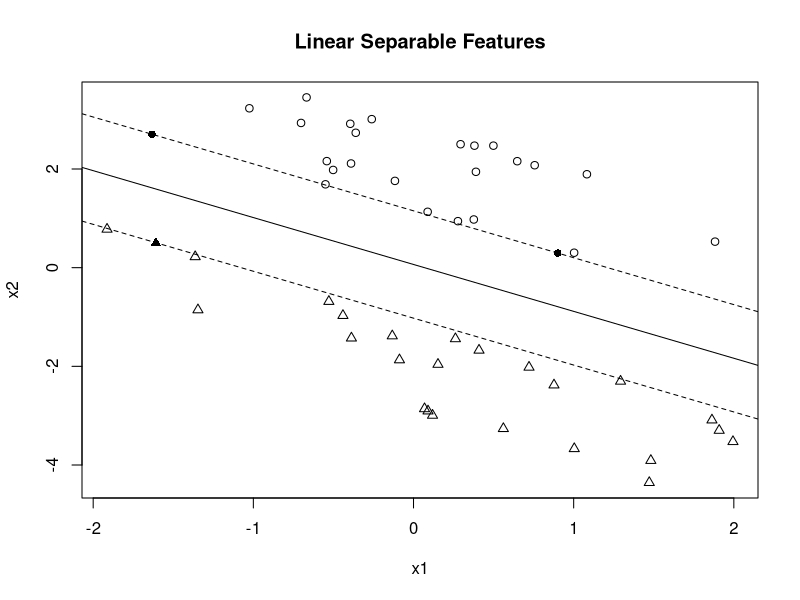
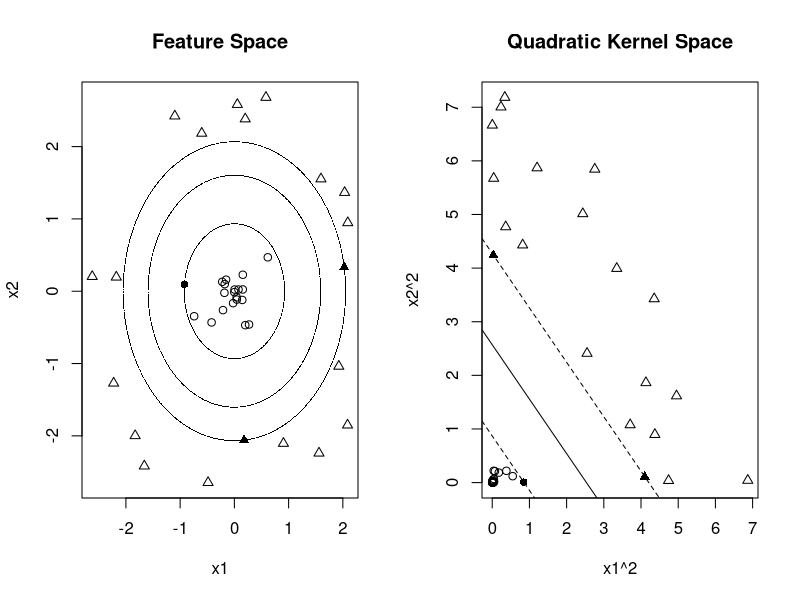
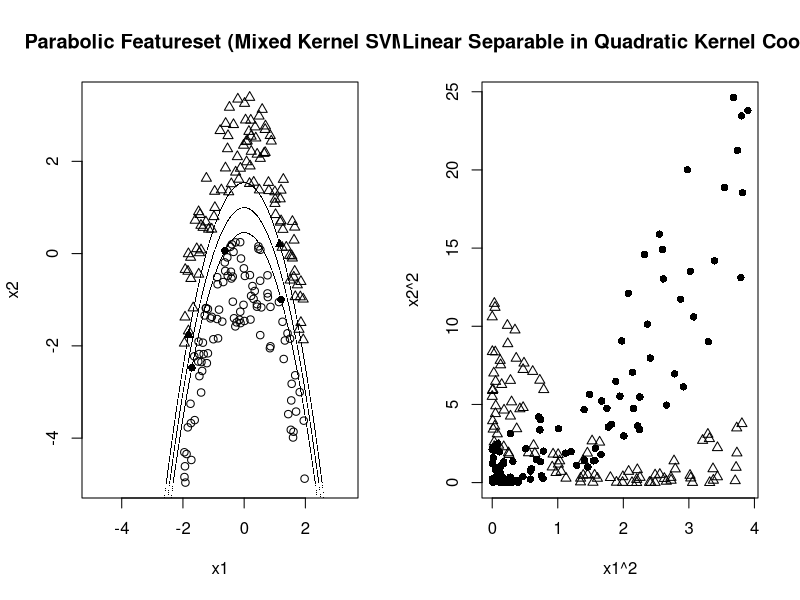

Write the R code that produced these figures, in order.
######################
# Tutorial about SVM #
# 2015/07/09         #
######################
# This tutorial follows:
# http://www.r-bloggers.com/learning-kernels-svm/
#
# We only study 2-class SVM for classification here.
#
# For 1-class SVM for anomaly detection, there is a good introduction here:
# http://rvlasveld.github.io/blog/2013/07/12/introduction-to-one-class-support-vector-machines/
# One-Class SVM according to Tax and Duin is easier to understand,
# and can be computed with kernal or e1071 packages, for example using:
# library(e1071)
#     svm.model<-svm(trainpredictors, y=NULL,
#                    type='one-classification',
#                    nu=0.10,
#                    scale=TRUE,
#                    kernel="radial")
#
# Let's talk about classic SVM now:
library(kernlab)

kfunction <- function(linear = 0, quadratic = 0) {
  k <- function (x,y) {
    linear * sum((x) * (y)) + quadratic * sum((x ^ 2) * (y ^ 2))
  }
  class(k) <- "kernel"
  k
}

##########################
# SVM with linear kernel #
##########################

##
# Sample data
##
n = 25
a1 = rnorm(n)
a2 = 1 - a1 + 2 * runif(n)
b1 = rnorm(n)
b2 = -1 - b1 - 2 * runif(n)
x = rbind(matrix(cbind(a1,a2),,2), matrix(cbind(b1,b2),,2))
y <- matrix(c(rep(1,n), rep(-1,n)))

##
# Train model
##
svp <- ksvm(x,y,
            type = "C-svc",
            C = 100,
            # kernel here is scalar product <.|.> induced by Euclidian norm
            kernel = kfunction(1,0),
            scaled = c())

##
# Extract w and b from the model
##
## w is normal vector to the hyperplane that separates vectors
# Defined with \mathbf{w} = \sum_{i=1}^n {\alpha_i y_i\mathbf{x_i}} 
#                         = \sum_{i \in SVindex(svp)} {y_i\mathbf{x_i}}.
# Where alpha_i = 1 when it is a support vector and 0 else. 
# Here only 3 support vectors (cf SVindex(svp)), then only sum of those 3.
# Then, coeff related y in coef(svp)[[1]].
w <- colSums(coef(svp)[[1]] * x[SVindex(svp),])

## b = the offset = ecartement. 
# See here en.wikipedia.org/wiki/File:Svm_max_sep_hyperplane_with_margin.png
b <- b(svp)

##
# Plot results
##
plot(c(min(x[,1]), max(x[,1])),
     c(min(x[,2]), max(x[,2])),
     type = 'n',xlab = 'x1',ylab = 'x2')
title(main = 'Linear Separable Features')
ymat <- ymatrix(svp)

## Plot sample and bold support vectors (3 here)
points(x[-SVindex(svp),1], x[-SVindex(svp),2], 
       pch = ifelse(ymat[-SVindex(svp)] < 0, 2, 1))
points(x[SVindex(svp),1], x[SVindex(svp),2], 
       pch = ifelse(ymat[SVindex(svp)] < 0, 17, 16))

## Draw the lines: hyperplane separation and margin hyperplanes

# equivalent to the hyperplane equation: <w|x> - b = 0 (verified)
abline(b / w[2],-w[1] / w[2])

# See image en.wikipedia.org/wiki/File:Svm_max_sep_hyperplane_with_margin.png
# to understand b+1
abline((b + 1) / w[2],-w[1] / w[2],lty = 2) 

# See image en.wikipedia.org/wiki/File:Svm_max_sep_hyperplane_with_margin.png
# to understand b-1
abline((b - 1) / w[2],-w[1] / w[2],lty = 2)

# Note: Ideally, only 3 support vectors are necessary here, since in 2D and
# linear. With the constraints, defining 3 points induces a unique separate
# hyperplane.

#############################
# SVM with quadratic kernel #
#############################
# Example where linear kernel will not work, but ok with quadratic kernel.
# The code shows separation both in feature and kernel space.

##
# Sample data
##
n = 20
r = runif(n)
a = 2*pi*runif(n)
a1 = r*sin(a)
a2 = r*cos(a)
r = 2+runif(n)
a = 2*pi*runif(n)
b1 = r*sin(a)
b2 = r*cos(a)
x = rbind(matrix(cbind(a1,a2),,2), matrix(cbind(b1,b2),,2))
y <- matrix(c(rep(1,n), rep(-1,n)))

##
# Train model
##
svp <- ksvm(x,y,type="C-svc",C = 100, kernel=kfunction(0,1),scaled=c())

##
# Extract w and b from the model
##

## w
# Here w = \sum_{i \in SVindex(svp)}{y_i\mathbf{x_i}^2}
w2 <- colSums(coef(svp)[[1]] * x[SVindex(svp),]^2)
# To correct the error in the original code (*)
w_test = w2
w2[1] = w_test[2]
w2[2] = w_test[1]

## b
b <- b(svp)

##
# Plot results
##
par(mfrow=c(1,2))
plot(c(min(x[,1]), max(x[,1])),
     c(min(x[,2]), max(x[,2])),
     type='n', xlab='x1', ylab='x2')
title(main='Feature Space')
ymat <- ymatrix(svp)

## Plot sample and bold support vectors
points(x[-SVindex(svp),1], x[-SVindex(svp),2], 
       pch = ifelse(ymat[-SVindex(svp)] < 0, 2, 1))
points(x[SVindex(svp),1], x[SVindex(svp),2], 
       pch = ifelse(ymat[SVindex(svp)] < 0, 17, 16))

## Draw the lines: circle separation and margin circles
# This curve is: w[2]^2 x^2 + w[1]^2 y^2 = b without (*)
# With (*), it corrects the error and leads to 
# b = <w^2|x^2> = w[1]^2 x^2 + w[2]^2 y^2
x1 = seq(min(x[,1]), max(x[,1]), 0.01)
x2 = seq(min(x[,2]), max(x[,2]), 0.01)
points(-sqrt((b-w2[1]*x2^2)/w2[2]), x2, pch = 16 , cex = .1)
points(sqrt((b-w2[1]*x2^2)/w2[2]), x2, pch = 16 , cex = .1)
points(x1, sqrt((b-w2[2]*x1^2)/w2[1]), pch = 16 , cex = .1)
points(x1,  -sqrt((b-w2[2]*x1^2)/w2[1]), pch = 16, cex = .1)

# Some warnings, but all is OK.
points(-sqrt((1+ b-w2[1]*x2^2)/w2[2]) , x2, pch = 16 , cex = .1)
points( sqrt((1 + b-w2[1]*x2^2)/w2[2]) , x2,  pch = 16 , cex = .1)
points( x1 , sqrt(( 1 + b -w2[2]*x1^2)/w2[1]), pch = 16 , cex = .1)
points( x1 , -sqrt(( 1 + b -w2[2]*x1^2)/w2[1]), pch = 16, cex = .1)

points(-sqrt((-1+ b-w2[1]*x2^2)/w2[2]) , x2, pch = 16 , cex = .1)
points( sqrt((-1 + b-w2[1]*x2^2)/w2[2]) , x2,  pch = 16 , cex = .1)
points( x1 , sqrt(( -1 + b -w2[2]*x1^2)/w2[1]), pch = 16 , cex = .1)
points( x1 , -sqrt(( -1 + b -w2[2]*x1^2)/w2[1]), pch = 16, cex = .1)

##
# Showing data on kernel space
##
# From feature space, we are going to the kernel space through the
# kernel function (here x |--> x^2). Then we apply hyperlane separation
# in this kernel space, and we come back to feature space.
xsq <- x^2
svp <- ksvm(xsq,y,type="C-svc",C = 100, kernel=kfunction(1,0),scaled=c())

plot(c(min(xsq[,1]), max(xsq[,1])),
     c(min(xsq[,2]), max(xsq[,2])),
     type='n', xlab='x1^2', ylab='x2^2')
title(main='Quadratic Kernel Space')
ymat <- ymatrix(svp)
points(xsq[-SVindex(svp),1], xsq[-SVindex(svp),2], 
       pch = ifelse(ymat[-SVindex(svp)] < 0, 2, 1))
points(xsq[SVindex(svp),1], xsq[SVindex(svp),2], 
       pch = ifelse(ymat[SVindex(svp)] < 0, 17, 16))

# Extract w and b from the model   
w <- colSums(coef(svp)[[1]] * xsq[SVindex(svp),])
b <- b(svp)

# Draw the lines
abline(b/w[2],-w[1]/w[2])
abline((b+1)/w[2],-w[1]/w[2],lty=2)
abline((b-1)/w[2],-w[1]/w[2],lty=2)

############################
# SVM with a custom kernel #
############################
# In this sample, data can be separated with a parabol.
# Note that quadratic kernel will fail to perform separation, according to
# last plot of the code.
# Idea is to take a custom kernel: not linear, not square, but a combination
# (so it is a polynomial of order 2)

##
# Sample data
##
n = 100
a1 = 4*runif(n)-2
a2 = 1 - a1^2 - 0.5 - 2*runif(n)
b1 = 4*runif(n)-2
b2 = 1 - b1^2 + 0.5 + 2*runif(n)

x = rbind(matrix(cbind(a1,a2),,2),matrix(cbind(b1,b2),,2))
y <- matrix(c(rep(1,n),rep(-1,n)))

##
# Train model
##

## Create the custom kernel
center_kernel <- function(kernel)
{
  m <- length(kernel[,1])
  ones <- matrix(rep(1,m),m)
  (diag(m) - ones %*% t(ones) / m)*kernel*(diag(m) - ones %*% t(ones) / m)
}

f_product<- function(x,y)
{
  sum(diag(crossprod(t(x),y)))
}

f_norm<- function(x)
{
  sqrt(f_product(x,x))
}

kernel_alignment <- function(x,y)
{
  f_product(x,y)/(f_norm(x)*f_norm(y))
}

x_kernel1 <- kernelMatrix(kfunction(1,0),x)
y_kernel <- y %*% t(y)
x_kernel2 <- kernelMatrix(kfunction(0,1),x)

x_kernel1_c <- center_kernel(x_kernel1)
x_kernel2_c <- center_kernel(x_kernel2)

y_kernel_c <- center_kernel(y_kernel)

alignment1 <- kernel_alignment(x_kernel1_c,y_kernel_c)
alignment2 <- kernel_alignment(x_kernel2_c,y_kernel_c)

kernel = kfunction(alignment1,alignment2)

## Train model
svp <- ksvm(x,y,type="C-svc", C = 100, kernel=kernel, scaled=c())

##
# Extract w and b from the model
##
## w
w <- colSums(coef(svp)[[1]] * (alignment1*x[SVindex(svp),]))
v <- colSums(coef(svp)[[1]] * (alignment2*x[SVindex(svp),]^2))

## b
b <- b(svp)

##
# Plot results
##
par(mfrow=c(1,2))
plot(c(min(x[]), max(x[])), c(min(x[]), max(x[])),type='n',xlab='x1',ylab='x2')
title(main='Parabolic Featureset (Mixed Kernel SVM)')
ymat <- ymatrix(svp)

## Plot sample and bold support vectors
points(x[-SVindex(svp),1], x[-SVindex(svp),2], 
       pch = ifelse(ymat[-SVindex(svp)] < 0, 2, 1))
points(x[SVindex(svp),1], x[SVindex(svp),2], 
       pch = ifelse(ymat[SVindex(svp)] < 0, 17, 16))

## Draw the lines: parabol separation and margin parabols
x1 = seq(min(x[]),max(x[]),0.01)
x2 = seq(min(x[]),max(x[]),0.01)

# Some warnings, but all is OK.
points(sqrt( (b-w[2]*x2-v[2]*x2^2)/v[1] + (w[1]/(2*v[1]))^2 ) - w[1]/(2*v[1]) , x2, pch = 16, cex = .1 )
points(-sqrt( (b-w[2]*x2-v[2]*x2^2)/v[1] + (w[1]/(2*v[1]))^2 ) - w[1]/(2*v[1]) , x2, pch = 16, cex = .1 )
points(x1, sqrt( (b-w[1]*x1-v[1]*x1^2)/v[2] + (w[2]/(2*v[2]))^2 ) - w[2]/(2*v[2]) , pch = 16, cex = .1 )
points(x1, -sqrt( (b-w[1]*x1-v[1]*x1^2)/v[2] + (w[2]/(2*v[2]))^2 ) - w[2]/(2*v[2]) , pch = 16, cex = .1 )

points(sqrt( (1+ b-w[2]*x2-v[2]*x2^2)/v[1] + (w[1]/(2*v[1]))^2 ) - w[1]/(2*v[1]) , x2, pch = 16, cex = .1 )
points(-sqrt( (1 + b-w[2]*x2-v[2]*x2^2)/v[1] + (w[1]/(2*v[1]))^2 ) - w[1]/(2*v[1]) , x2, pch = 16, cex = .1 )
points(x1, sqrt( (1+b-w[1]*x1-v[1]*x1^2)/v[2] + (w[2]/(2*v[2]))^2 ) - w[2]/(2*v[2]) , pch = 16, cex = .1 )
points(x1, -sqrt( (1+b-w[1]*x1-v[1]*x1^2)/v[2] + (w[2]/(2*v[2]))^2 ) - w[2]/(2*v[2]) , pch = 16, cex = .1 )

points(sqrt( (-1+ b-w[2]*x2-v[2]*x2^2)/v[1] + (w[1]/(2*v[1]))^2 ) - w[1]/(2*v[1]) , x2, pch = 16, cex = .1 )
points(-sqrt( (-1 + b-w[2]*x2-v[2]*x2^2)/v[1] + (w[1]/(2*v[1]))^2 ) - w[1]/(2*v[1]) , x2, pch = 16, cex = .1 )
points(x1, sqrt( (-1+b-w[1]*x1-v[1]*x1^2)/v[2] + (w[2]/(2*v[2]))^2 ) - w[2]/(2*v[2]) , pch = 16, cex = .1 )
points(x1, -sqrt( (-1+b-w[1]*x1-v[1]*x1^2)/v[2] + (w[2]/(2*v[2]))^2 ) - w[2]/(2*v[2]) , pch = 16, cex = .1 )

## Checking that data is not separable using square kernel
plot(x[]^2,type='n',xlab='x1^2',ylab='x2^2')
title(main='Not Linear Separable in Quadratic Kernel Coordinates')
points(x[1:100,]^2,pch=16)
points(x[101:200,]^2,pch=2)
